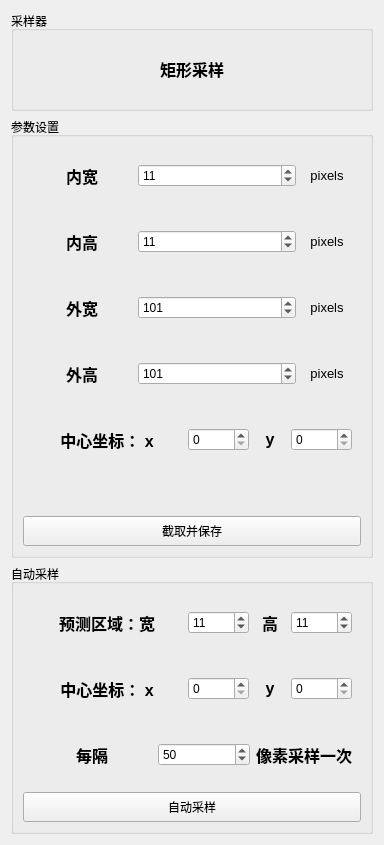
      <widget class="QWidget" name="page_7">
       <layout class="QVBoxLayout" name="verticalLayout_22">
        <item>
         <widget class="QGroupBox" name="groupBox_13">
          <property name="sizePolicy">
           <sizepolicy hsizetype="Preferred" vsizetype="Fixed">
            <horstretch>0</horstretch>
            <verstretch>0</verstretch>
           </sizepolicy>
          </property>
          <property name="minimumSize">
           <size>
            <width>0</width>
            <height>100</height>
           </size>
          </property>
          <property name="title">
           <string>采样器</string>
          </property>
          <layout class="QVBoxLayout" name="verticalLayout_19">
           <item>
            <widget class="QLabel" name="label_15">
             <property name="text">
              <string>&lt;html&gt;&lt;head/&gt;&lt;body&gt;&lt;p align=&quot;center&quot;&gt;&lt;span style=&quot; font-size:12pt; font-weight:600;&quot;&gt;矩形采样&lt;/span&gt;&lt;/p&gt;&lt;/body&gt;&lt;/html&gt;</string>
             </property>
            </widget>
           </item>
          </layout>
         </widget>
        </item>
        <item>
         <widget class="QGroupBox" name="groupBox_14">
          <property name="title">
           <string>参数设置</string>
          </property>
          <layout class="QVBoxLayout" name="verticalLayout_20">
           <item>
            <widget class="QWidget" name="widget_4" native="true">
             <property name="sizePolicy">
              <sizepolicy hsizetype="Preferred" vsizetype="Fixed">
               <horstretch>0</horstretch>
               <verstretch>0</verstretch>
              </sizepolicy>
             </property>
             <property name="minimumSize">
              <size>
               <width>0</width>
               <height>60</height>
              </size>
             </property>
             <layout class="QHBoxLayout" name="horizontalLayout_5">
              <item>
               <widget class="QLabel" name="label_17">
                <property name="minimumSize">
                 <size>
                  <width>100</width>
                  <height>0</height>
                 </size>
                </property>
                <property name="maximumSize">
                 <size>
                  <width>100</width>
                  <height>16777215</height>
                 </size>
                </property>
                <property name="toolTip">
                 <string extracomment="v值决定低灰度像素的提升程度"/>
                </property>
                <property name="text">
                 <string>&lt;html&gt;&lt;head/&gt;&lt;body&gt;&lt;p align=&quot;center&quot;&gt;&lt;span style=&quot; font-size:12pt; font-weight:600;&quot;&gt;内宽&lt;/span&gt;&lt;/p&gt;&lt;/body&gt;&lt;/html&gt;</string>
                </property>
               </widget>
              </item>
              <item>
               <widget class="QSpinBox" name="spinBox">
                <property name="minimum">
                 <number>-10000</number>
                </property>
                <property name="maximum">
                 <number>10000</number>
                </property>
                <property name="value">
                 <number>11</number>
                </property>
                <property name="displayIntegerBase">
                 <number>10</number>
                </property>
               </widget>
              </item>
              <item>
               <widget class="QLabel" name="label_6">
                <property name="maximumSize">
                 <size>
                  <width>50</width>
                  <height>16777215</height>
                 </size>
                </property>
                <property name="text">
                 <string>&lt;html&gt;&lt;head/&gt;&lt;body&gt;&lt;p align=&quot;center&quot;&gt;&lt;span style=&quot; font-size:10pt;&quot;&gt;pixels&lt;/span&gt;&lt;/p&gt;&lt;/body&gt;&lt;/html&gt;</string>
                </property>
               </widget>
              </item>
             </layout>
            </widget>
           </item>
           <item>
            <widget class="QWidget" name="widget_8" native="true">
             <property name="sizePolicy">
              <sizepolicy hsizetype="Preferred" vsizetype="Fixed">
               <horstretch>0</horstretch>
               <verstretch>0</verstretch>
              </sizepolicy>
             </property>
             <property name="minimumSize">
              <size>
               <width>0</width>
               <height>60</height>
              </size>
             </property>
             <layout class="QHBoxLayout" name="horizontalLayout_9">
              <item>
               <widget class="QLabel" name="label_18">
                <property name="minimumSize">
                 <size>
                  <width>100</width>
                  <height>0</height>
                 </size>
                </property>
                <property name="maximumSize">
                 <size>
                  <width>100</width>
                  <height>16777215</height>
                 </size>
                </property>
                <property name="toolTip">
                 <string extracomment="v值决定低灰度像素的提升程度"/>
                </property>
                <property name="text">
                 <string>&lt;html&gt;&lt;head/&gt;&lt;body&gt;&lt;p align=&quot;center&quot;&gt;&lt;span style=&quot; font-size:12pt; font-weight:600;&quot;&gt;内高&lt;/span&gt;&lt;/p&gt;&lt;/body&gt;&lt;/html&gt;</string>
                </property>
               </widget>
              </item>
              <item>
               <widget class="QSpinBox" name="spinBox_2">
                <property name="minimum">
                 <number>-10000</number>
                </property>
                <property name="maximum">
                 <number>10000</number>
                </property>
                <property name="value">
                 <number>11</number>
                </property>
               </widget>
              </item>
              <item>
               <widget class="QLabel" name="label_19">
                <property name="maximumSize">
                 <size>
                  <width>50</width>
                  <height>16777215</height>
                 </size>
                </property>
                <property name="text">
                 <string>&lt;html&gt;&lt;head/&gt;&lt;body&gt;&lt;p align=&quot;center&quot;&gt;&lt;span style=&quot; font-size:10pt;&quot;&gt;pixels&lt;/span&gt;&lt;/p&gt;&lt;/body&gt;&lt;/html&gt;</string>
                </property>
               </widget>
              </item>
             </layout>
            </widget>
           </item>
           <item>
            <widget class="QWidget" name="widget_11" native="true">
             <property name="sizePolicy">
              <sizepolicy hsizetype="Preferred" vsizetype="Fixed">
               <horstretch>0</horstretch>
               <verstretch>0</verstretch>
              </sizepolicy>
             </property>
             <property name="minimumSize">
              <size>
               <width>0</width>
               <height>60</height>
              </size>
             </property>
             <layout class="QHBoxLayout" name="horizontalLayout_12">
              <item>
               <widget class="QLabel" name="label_20">
                <property name="minimumSize">
                 <size>
                  <width>100</width>
                  <height>0</height>
                 </size>
                </property>
                <property name="maximumSize">
                 <size>
                  <width>100</width>
                  <height>16777215</height>
                 </size>
                </property>
                <property name="toolTip">
                 <string extracomment="v值决定低灰度像素的提升程度"/>
                </property>
                <property name="text">
                 <string>&lt;html&gt;&lt;head/&gt;&lt;body&gt;&lt;p align=&quot;center&quot;&gt;&lt;span style=&quot; font-size:12pt; font-weight:600;&quot;&gt;外宽&lt;/span&gt;&lt;/p&gt;&lt;/body&gt;&lt;/html&gt;</string>
                </property>
               </widget>
              </item>
              <item>
               <widget class="QSpinBox" name="spinBox_3">
                <property name="minimum">
                 <number>-10000</number>
                </property>
                <property name="maximum">
                 <number>10000</number>
                </property>
                <property name="value">
                 <number>101</number>
                </property>
               </widget>
              </item>
              <item>
               <widget class="QLabel" name="label_21">
                <property name="maximumSize">
                 <size>
                  <width>50</width>
                  <height>16777215</height>
                 </size>
                </property>
                <property name="text">
                 <string>&lt;html&gt;&lt;head/&gt;&lt;body&gt;&lt;p align=&quot;center&quot;&gt;&lt;span style=&quot; font-size:10pt;&quot;&gt;pixels&lt;/span&gt;&lt;/p&gt;&lt;/body&gt;&lt;/html&gt;</string>
                </property>
               </widget>
              </item>
             </layout>
            </widget>
           </item>
           <item>
            <widget class="QWidget" name="widget_12" native="true">
             <property name="sizePolicy">
              <sizepolicy hsizetype="Preferred" vsizetype="Fixed">
               <horstretch>0</horstretch>
               <verstretch>0</verstretch>
              </sizepolicy>
             </property>
             <property name="minimumSize">
              <size>
               <width>0</width>
               <height>60</height>
              </size>
             </property>
             <layout class="QHBoxLayout" name="horizontalLayout_13">
              <item>
               <widget class="QLabel" name="label_22">
                <property name="minimumSize">
                 <size>
                  <width>100</width>
                  <height>0</height>
                 </size>
                </property>
                <property name="maximumSize">
                 <size>
                  <width>100</width>
                  <height>16777215</height>
                 </size>
                </property>
                <property name="toolTip">
                 <string extracomment="v值决定低灰度像素的提升程度"/>
                </property>
                <property name="text">
                 <string>&lt;html&gt;&lt;head/&gt;&lt;body&gt;&lt;p align=&quot;center&quot;&gt;&lt;span style=&quot; font-size:12pt; font-weight:600;&quot;&gt;外高&lt;/span&gt;&lt;/p&gt;&lt;/body&gt;&lt;/html&gt;</string>
                </property>
               </widget>
              </item>
              <item>
               <widget class="QSpinBox" name="spinBox_4">
                <property name="minimum">
                 <number>-10000</number>
                </property>
                <property name="maximum">
                 <number>10000</number>
                </property>
                <property name="value">
                 <number>101</number>
                </property>
               </widget>
              </item>
              <item>
               <widget class="QLabel" name="label_23">
                <property name="maximumSize">
                 <size>
                  <width>50</width>
                  <height>16777215</height>
                 </size>
                </property>
                <property name="text">
                 <string>&lt;html&gt;&lt;head/&gt;&lt;body&gt;&lt;p align=&quot;center&quot;&gt;&lt;span style=&quot; font-size:10pt;&quot;&gt;pixels&lt;/span&gt;&lt;/p&gt;&lt;/body&gt;&lt;/html&gt;</string>
                </property>
               </widget>
              </item>
             </layout>
            </widget>
           </item>
           <item>
            <widget class="QWidget" name="widget_13" native="true">
             <property name="sizePolicy">
              <sizepolicy hsizetype="Preferred" vsizetype="Fixed">
               <horstretch>0</horstretch>
               <verstretch>0</verstretch>
              </sizepolicy>
             </property>
             <property name="minimumSize">
              <size>
               <width>0</width>
               <height>60</height>
              </size>
             </property>
             <property name="maximumSize">
              <size>
               <width>16777215</width>
               <height>16777215</height>
              </size>
             </property>
             <layout class="QHBoxLayout" name="horizontalLayout_14">
              <item>
               <widget class="QLabel" name="label_24">
                <property name="minimumSize">
                 <size>
                  <width>150</width>
                  <height>0</height>
                 </size>
                </property>
                <property name="maximumSize">
                 <size>
                  <width>150</width>
                  <height>16777215</height>
                 </size>
                </property>
                <property name="text">
                 <string>&lt;html&gt;&lt;head/&gt;&lt;body&gt;&lt;p align=&quot;center&quot;&gt;&lt;span style=&quot; font-size:12pt; font-weight:600;&quot;&gt;中心坐标： x&lt;/span&gt;&lt;/p&gt;&lt;/body&gt;&lt;/html&gt;</string>
                </property>
               </widget>
              </item>
              <item>
               <widget class="QSpinBox" name="spinBox_5">
                <property name="maximum">
                 <number>10000</number>
                </property>
               </widget>
              </item>
              <item>
               <widget class="QLabel" name="label_25">
                <property name="minimumSize">
                 <size>
                  <width>30</width>
                  <height>0</height>
                 </size>
                </property>
                <property name="maximumSize">
                 <size>
                  <width>30</width>
                  <height>16777215</height>
                 </size>
                </property>
                <property name="text">
                 <string>&lt;html&gt;&lt;head/&gt;&lt;body&gt;&lt;p align=&quot;center&quot;&gt;&lt;span style=&quot; font-size:12pt; font-weight:600;&quot;&gt;y&lt;/span&gt;&lt;/p&gt;&lt;/body&gt;&lt;/html&gt;</string>
                </property>
               </widget>
              </item>
              <item>
               <widget class="QSpinBox" name="spinBox_6">
                <property name="maximum">
                 <number>10000</number>
                </property>
               </widget>
              </item>
             </layout>
            </widget>
           </item>
           <item>
            <spacer name="verticalSpacer_7">
             <property name="orientation">
              <enum>Qt::Vertical</enum>
             </property>
             <property name="sizeHint" stdset="0">
              <size>
               <width>20</width>
               <height>40</height>
              </size>
             </property>
            </spacer>
           </item>
           <item>
            <widget class="QPushButton" name="pushButton">
             <property name="sizePolicy">
              <sizepolicy hsizetype="Preferred" vsizetype="Fixed">
               <horstretch>0</horstretch>
               <verstretch>0</verstretch>
              </sizepolicy>
             </property>
             <property name="minimumSize">
              <size>
               <width>0</width>
               <height>30</height>
              </size>
             </property>
             <property name="text">
              <string>截取并保存</string>
             </property>
            </widget>
           </item>
          </layout>
         </widget>
        </item>
        <item>
         <widget class="QGroupBox" name="groupBox_15">
          <property name="title">
           <string>自动采样</string>
          </property>
          <layout class="QVBoxLayout" name="verticalLayout_21">
           <item>
            <widget class="QWidget" name="widget_14" native="true">
             <property name="sizePolicy">
              <sizepolicy hsizetype="Preferred" vsizetype="Fixed">
               <horstretch>0</horstretch>
               <verstretch>0</verstretch>
              </sizepolicy>
             </property>
             <property name="minimumSize">
              <size>
               <width>0</width>
               <height>60</height>
              </size>
             </property>
             <layout class="QHBoxLayout" name="horizontalLayout_16">
              <item>
               <widget class="QLabel" name="label_26">
                <property name="minimumSize">
                 <size>
                  <width>150</width>
                  <height>0</height>
                 </size>
                </property>
                <property name="maximumSize">
                 <size>
                  <width>150</width>
                  <height>16777215</height>
                 </size>
                </property>
                <property name="text">
                 <string>&lt;html&gt;&lt;head/&gt;&lt;body&gt;&lt;p align=&quot;center&quot;&gt;&lt;span style=&quot; font-size:12pt; font-weight:600;&quot;&gt;预测区域：宽&lt;/span&gt;&lt;/p&gt;&lt;/body&gt;&lt;/html&gt;</string>
                </property>
               </widget>
              </item>
              <item>
               <widget class="QSpinBox" name="spinBox_7">
                <property name="maximum">
                 <number>1000</number>
                </property>
                <property name="value">
                 <number>11</number>
                </property>
               </widget>
              </item>
              <item>
               <widget class="QLabel" name="label_27">
                <property name="minimumSize">
                 <size>
                  <width>30</width>
                  <height>0</height>
                 </size>
                </property>
                <property name="maximumSize">
                 <size>
                  <width>30</width>
                  <height>16777215</height>
                 </size>
                </property>
                <property name="text">
                 <string>&lt;html&gt;&lt;head/&gt;&lt;body&gt;&lt;p align=&quot;center&quot;&gt;&lt;span style=&quot; font-size:12pt; font-weight:600;&quot;&gt;高&lt;/span&gt;&lt;/p&gt;&lt;/body&gt;&lt;/html&gt;</string>
                </property>
               </widget>
              </item>
              <item>
               <widget class="QSpinBox" name="spinBox_8">
                <property name="maximum">
                 <number>1000</number>
                </property>
                <property name="value">
                 <number>11</number>
                </property>
               </widget>
              </item>
             </layout>
            </widget>
           </item>
           <item>
            <widget class="QWidget" name="widget_15" native="true">
             <property name="sizePolicy">
              <sizepolicy hsizetype="Preferred" vsizetype="Fixed">
               <horstretch>0</horstretch>
               <verstretch>0</verstretch>
              </sizepolicy>
             </property>
             <property name="minimumSize">
              <size>
               <width>0</width>
               <height>60</height>
              </size>
             </property>
             <property name="maximumSize">
              <size>
               <width>16777215</width>
               <height>16777215</height>
              </size>
             </property>
             <layout class="QHBoxLayout" name="horizontalLayout_15">
              <item>
               <widget class="QLabel" name="label_28">
                <property name="minimumSize">
                 <size>
                  <width>150</width>
                  <height>0</height>
                 </size>
                </property>
                <property name="maximumSize">
                 <size>
                  <width>150</width>
                  <height>16777215</height>
                 </size>
                </property>
                <property name="text">
                 <string>&lt;html&gt;&lt;head/&gt;&lt;body&gt;&lt;p align=&quot;center&quot;&gt;&lt;span style=&quot; font-size:12pt; font-weight:600;&quot;&gt;中心坐标： x&lt;/span&gt;&lt;/p&gt;&lt;/body&gt;&lt;/html&gt;</string>
                </property>
               </widget>
              </item>
              <item>
               <widget class="QSpinBox" name="spinBox_9">
                <property name="maximum">
                 <number>10000</number>
                </property>
               </widget>
              </item>
              <item>
               <widget class="QLabel" name="label_29">
                <property name="minimumSize">
                 <size>
                  <width>30</width>
                  <height>0</height>
                 </size>
                </property>
                <property name="maximumSize">
                 <size>
                  <width>30</width>
                  <height>16777215</height>
                 </size>
                </property>
                <property name="text">
                 <string>&lt;html&gt;&lt;head/&gt;&lt;body&gt;&lt;p align=&quot;center&quot;&gt;&lt;span style=&quot; font-size:12pt; font-weight:600;&quot;&gt;y&lt;/span&gt;&lt;/p&gt;&lt;/body&gt;&lt;/html&gt;</string>
                </property>
               </widget>
              </item>
              <item>
               <widget class="QSpinBox" name="spinBox_10">
                <property name="maximum">
                 <number>10000</number>
                </property>
               </widget>
              </item>
             </layout>
            </widget>
           </item>
           <item>
            <widget class="QWidget" name="widget_16" native="true">
             <property name="sizePolicy">
              <sizepolicy hsizetype="Preferred" vsizetype="Fixed">
               <horstretch>0</horstretch>
               <verstretch>0</verstretch>
              </sizepolicy>
             </property>
             <property name="minimumSize">
              <size>
               <width>0</width>
               <height>60</height>
              </size>
             </property>
             <layout class="QHBoxLayout" name="horizontalLayout_17">
              <item>
               <widget class="QLabel" name="label_30">
                <property name="sizePolicy">
                 <sizepolicy hsizetype="Fixed" vsizetype="Preferred">
                  <horstretch>0</horstretch>
                  <verstretch>0</verstretch>
                 </sizepolicy>
                </property>
                <property name="minimumSize">
                 <size>
                  <width>120</width>
                  <height>0</height>
                 </size>
                </property>
                <property name="text">
                 <string>&lt;html&gt;&lt;head/&gt;&lt;body&gt;&lt;p align=&quot;center&quot;&gt;&lt;span style=&quot; font-size:12pt; font-weight:600;&quot;&gt;每隔&lt;/span&gt;&lt;/p&gt;&lt;/body&gt;&lt;/html&gt;</string>
                </property>
               </widget>
              </item>
              <item>
               <widget class="QSpinBox" name="spinBox_11">
                <property name="minimum">
                 <number>1</number>
                </property>
                <property name="maximum">
                 <number>10000</number>
                </property>
                <property name="value">
                 <number>50</number>
                </property>
               </widget>
              </item>
              <item>
               <widget class="QLabel" name="label_31">
                <property name="text">
                 <string>&lt;html&gt;&lt;head/&gt;&lt;body&gt;&lt;p align=&quot;center&quot;&gt;&lt;span style=&quot; font-size:12pt; font-weight:600;&quot;&gt;像素采样一次&lt;/span&gt;&lt;/p&gt;&lt;/body&gt;&lt;/html&gt;</string>
                </property>
               </widget>
              </item>
             </layout>
            </widget>
           </item>
           <item>
            <spacer name="verticalSpacer_8">
             <property name="orientation">
              <enum>Qt::Vertical</enum>
             </property>
             <property name="sizeHint" stdset="0">
              <size>
               <width>20</width>
               <height>1</height>
              </size>
             </property>
            </spacer>
           </item>
           <item>
            <widget class="QPushButton" name="pushButton_2">
             <property name="sizePolicy">
              <sizepolicy hsizetype="Preferred" vsizetype="Fixed">
               <horstretch>0</horstretch>
               <verstretch>0</verstretch>
              </sizepolicy>
             </property>
             <property name="minimumSize">
              <size>
               <width>0</width>
               <height>30</height>
              </size>
             </property>
             <property name="text">
              <string>自动采样</string>
             </property>
            </widget>
           </item>
          </layout>
         </widget>
        </item>
       </layout>
      </widget>
